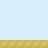

This game map was drawn from its Tiled (.tmx) file and the tilesets committed beside it. A one-line description and the full map source follow:
An orthogonal 6x6 tile map with 8x8 px tiles, 1 tile layer (Tile Layer 1).

<map version="1.10" tiledversion="1.11.2" orientation="orthogonal" renderorder="right-down" width="6" height="6" tilewidth="8" tileheight="8" infinite="0" nextlayerid="2" nextobjectid="1">
 <tileset firstgid="1" source="jnb_tileset.tsx" />
 <layer id="1" name="Tile Layer 1" width="6" height="6">
  <data encoding="csv">
2,2,2,2,2,2,
2,2,2,2,2,2,
2,2,2,2,2,2,
2,2,2,2,2,2,
2,2,2,2,2,2,
1,1,1,1,1,1
</data>
 </layer>
</map>
